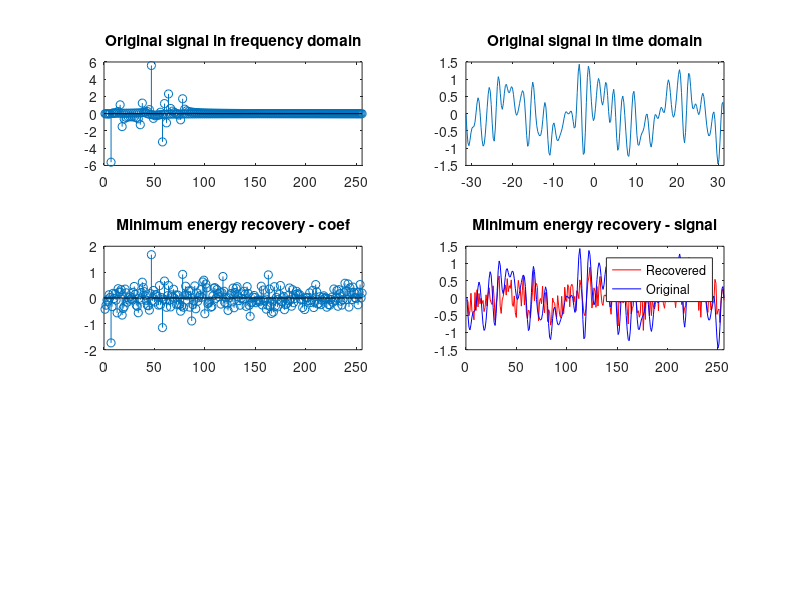

Reproduce this figure in MATLAB. (Note: this script raises an error after producing the figure.)
% sparse signal recovery using L1

rng(0);
N = 256; R = 3; C = 2;

% some superposition of sinoisoids, feel free to change and experiment
f = @(x) .5*sin(3*x).*cos(.1*x)+sin(1.3*x).*sin(x)-.7*sin(.5*x).*cos(2.3*x).*cos(x);
x = linspace(-10*pi, 10*pi, N);
y = f(x);

subplot(R,C,1);
coef = dct(y)';
stem(coef);
xlim([0 N]); title('Original signal in frequency domain');

subplot(R,C,2);
plot(x,y);
xlim([min(x) max(x)]); title('Original signal in time domain');

% measurement matrix
K=80;
A=randn(K, N);
A=orth(A')';

% observations
b=A*coef;

% min-energy observations
c0 = A'*b; % A' = pinv(A) here since A is a full-rank orthonormal matrix
subplot(R,C,3);
stem(c0);
xlim([0 N]); title('Minimum energy recovery - coef');

subplot(R,C,4);
y0 = idct(c0, N);
plot(1:N, y0,'r', 1:N, y, 'b');
xlim([0 N]); title('Minimum energy recovery - signal');
legend('Recovered', 'Original');

% L1-minimization
[c1, fitinfo] = lasso(A, b, 'Lambda', 0.01);
% addpath ../l1magic/Optimization
% [c1] = l1eq_pd(c0, A, [], b, 1e-4);
subplot(R,C,5);
stem(c1);
xlim([0 N]); title('L1 recovery - coef');

subplot(R,C,6);
y1 = idct(c1, N);
plot(1:N, y1, 'r', 1:N, y, 'b');
xlim([0 N]); title('L1 recovery - signal');
legend('Recovered', 'Original');
